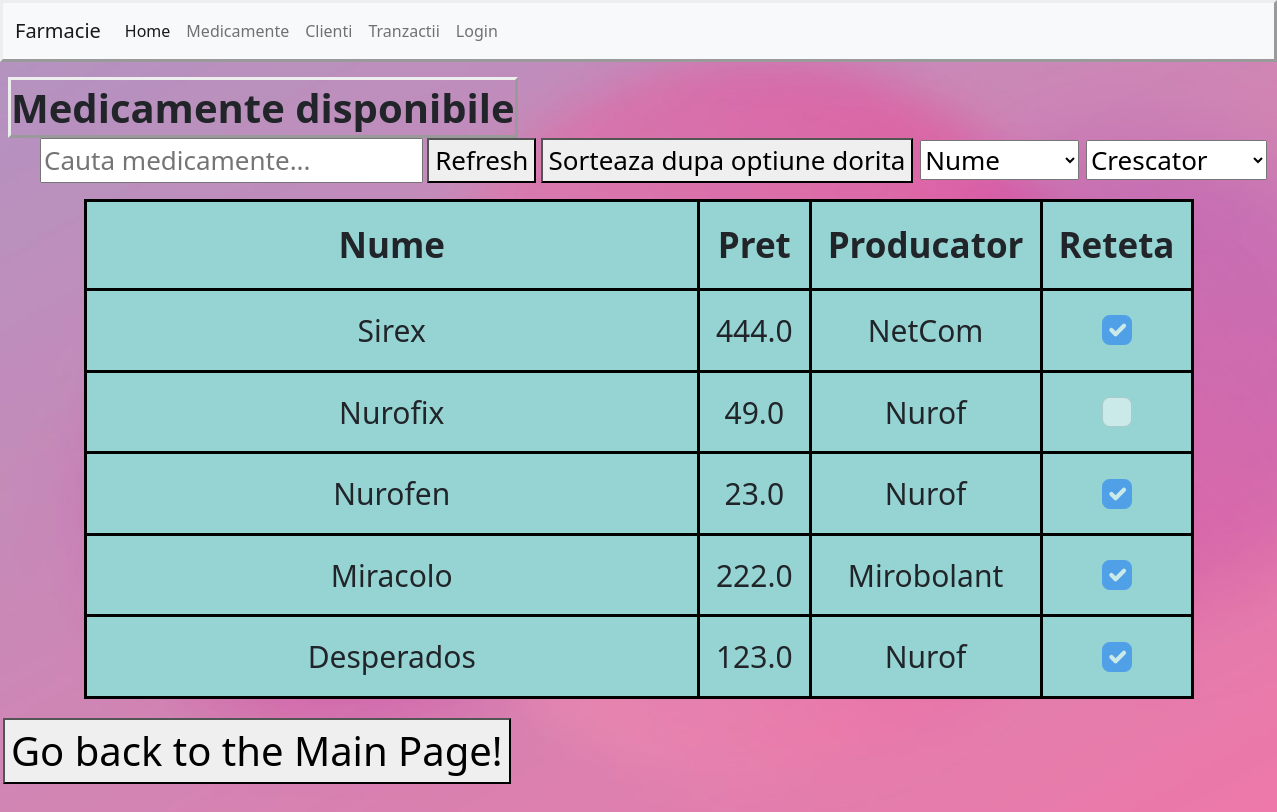
Page /medicamente/ on the earlier database version.
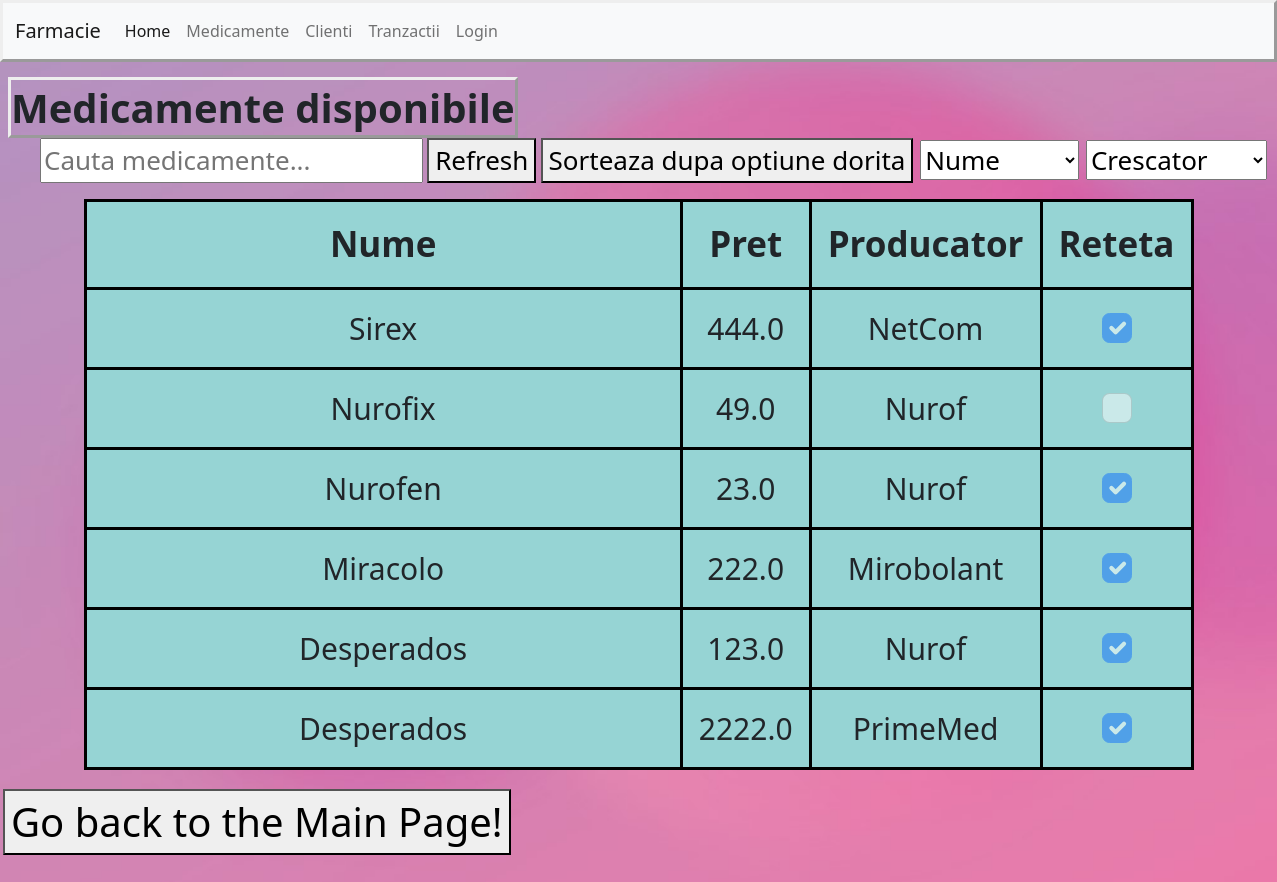
Same page on the later database version.
### FarmacieOnline/models.py (models this page shows, shortened)
class Medicament(models.Model):
    id = models.BigAutoField(primary_key=True)
    nume = models.CharField(max_length=50)
    producator = models.CharField(max_length=50)
    pret = models.FloatField(null=True, blank=True)
    necesita_reteta = models.BooleanField(default=False)
    class Meta:
        ordering = ['-nume']  # CLASA ASTA AJUTA PENTRU A SORTA ITEMELE DIN BAZA DE DATE DUPA ANUMITE CAMPURI ALE EI!!!

### FarmacieOnline/views.py (the view, shortened to what this page needs)
# urls.py: path('medicamente/', views.pageMedicamente, name='medicamente'),
def pageMedicamente(request):
    medicamente = Medicament.objects.all().values() #toate medicamentele initiale
    q = request.GET.get('q')
    if q != None: #Avem selectata optiune de filtrare
        medicamente = Medicament.objects.filter(Q(nume__contains=q) |
                                                Q(producator__contains=q))\
    display_type = request.GET.get("display_type")
    display_order = request.GET.get("display_order")
    context = {
        'medicamente': medicamente
    }
    return render(request, 'medicamente.html', context)

### FarmacieOnline/templates/medicamente.html (shortened to what this page needs)
{% extends "main.html" %}
{% load static %}
 {% block css %}
            <link rel="stylesheet" href="{% static 'ItemsPage.css' %}">
     {% endblock %}
{% block content %}
    <span><strong>Medicamente disponibile</strong> </span>
<ul id = "parent">
    <li class="child">
    <form class="child" method="GET" action="" title="Filtreaza medicamentele ce contin textul introdus...">
        <input type="search" name="q" placeholder="Cauta medicamente...">
    </form>
    </li>
    <li class="child">
         <form class="child" action="{% url 'medicamente' %}">
         <button type="submit">Refresh</button>
         </form>
    </li>
    <li class="child">
        <form method="GET" title="Sorteaza medicamentele dupa..."  >
            <button type="submit">Sorteaza dupa optiune dorita</button>
                    <select name="display_type">
                        <option value="nume">Nume</option>
                    </select>
                    <select name="display_order">
                        <option value="asc">Crescator</option>
                    </select>
        </form>
    </li>
</ul>
<div class="container">
<table>
     <tr>
           <th>Nume</th>
           <th>Pret</th>
           <th>Producator</th>
           <th>Reteta</th>
     </tr>
    {% for medicament in medicamente %}
        <tr>
            <td>{{ medicament.nume }} </td>
            <td>{{ medicament.pret }}</td>
            <td>{{ medicament.producator }}</td>
            <td>
               <input class="form-check-input" type="checkbox" disabled
                       {% if medicament.necesita_reteta %}
                            checked
                        {% endif %}>
            </td>
        </tr>
    {% endfor %}
</table>
</div>
{% endblock %}

Differences in the rows shown:
added Medicament: nume "Desperados", pret "2222.0", producator "PrimeMed", necesita_reteta "☑"
